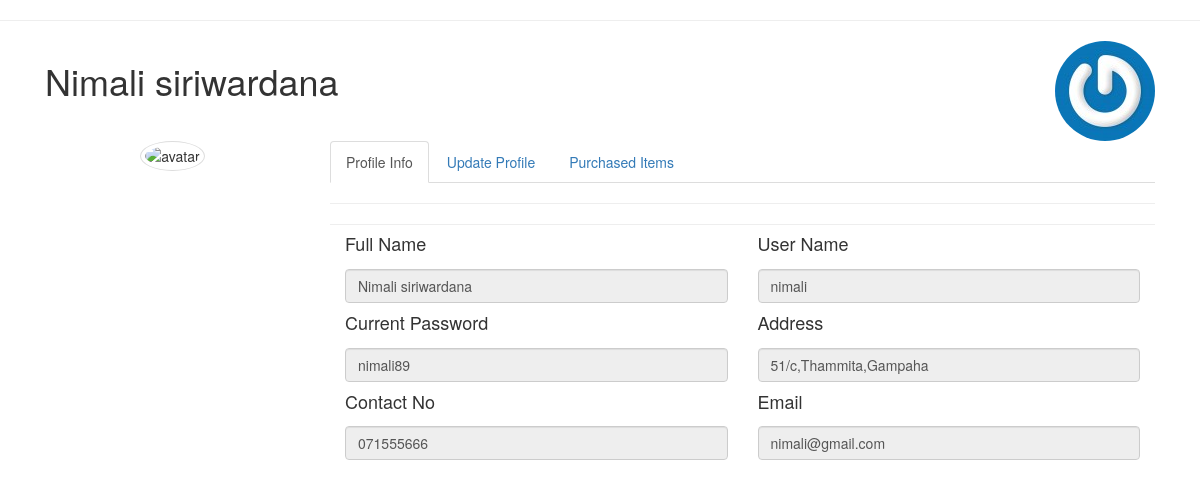
Screenshot of /customer_profile.php (signed in) with the database file from the repository.
### tables this page shows
CREATE TABLE `user` (
  `iduser` int(11) NOT NULL,
  `full_name` varchar(255) DEFAULT NULL,
  `User_name` varchar(45) NOT NULL,
  `Password` varchar(45) NOT NULL,
  `Address` varchar(45) NOT NULL,
  `Contact_no` varchar(45) NOT NULL,
  `email` varchar(45) NOT NULL,
  `image` varchar(255) DEFAULT NULL
);

### customer_profile.php (the view, shortened to what this page needs)
<link href="//maxcdn.bootstrapcdn.com/bootstrap/4.0.0/css/bootstrap.min.css" rel="stylesheet" id="bootstrap-css">
<head>
  <link rel="stylesheet" href="https://maxcdn.bootstrapcdn.com/bootstrap/3.3.7/css/bootstrap.min.css">
</head>
  <?php include("includes/DB.php") ?>
  <?php session_start();
  $session_id= 0;
  if (isset($_SESSION['iduser'])) {
    $session_id= $_SESSION['iduser'];
  }
  $full_name = "";
  $user_name = "";
  $password = "";
  $address = "";
  $con_no = "";
  $email = "";
  $result = mysqli_query($conn, "SELECT * FROM user WHERE iduser = '$session_id' ");
  while ($row = mysqli_fetch_array($result)) {
    $full_name = $row['full_name'];
    $user_name = $row['User_name'];
    $password = $row['Password'];
    $address = $row['Address'];
    $con_no = $row['Contact_no'];
    $email = $row['email'];
      }
    ?>
<hr>
<div class="container bootstrap snippet">
    <div class="row">
  		<div class="col-sm-10"><h1><?php echo $full_name; ?></h1></div>
    	<div class="col-sm-2"><a href="includes/logout.php" class="pull-right"><img title="Log Out" class="img-circle img-responsive" src="images/home/logout.jpg"></a></div>
    </div>
    <div class="row">
  		<div class="col-sm-3">
      <div class="text-center">
        <img src="http://ssl.gstatic.com/accounts/ui/avatar_2x.png" class="avatar img-circle img-thumbnail" alt="avatar">
    </div></hr><br>
        </div>
    	<div class="col-sm-9">
            <ul class="nav nav-tabs">
                <li class="active"><a data-toggle="tab" href="#home">Profile Info</a></li>
                <li><a data-toggle="tab" href="#update">Update Profile</a></li>
				        <li><a data-toggle="tab" href="#puchased">Purchased Items</a></li>
              </ul>
          <div class="tab-content">
            <div class="tab-pane active" id="home">
                <hr>
                  <form class="form" action="##" method="post" id="registrationForm">
                      <div class="form-group">
                          <div class="col-xs-6">
                              <label for="first_name"><h4>Full Name</h4></label>
                              <input type="text" class="form-control" name="full_name" id="first_name" value="<?php echo "$full_name"; ?>" placeholder="Full Name" title="enter your first name if any." disabled>
                          </div>
                      </div>
                      <div class="form-group">
                          <div class="col-xs-6">
                            <label for="last_name"><h4>User Name</h4></label>
                              <input type="text" class="form-control" name="user_name" id="last_name" value="<?php echo "$user_name"; ?>" placeholder="User Name" title="enter your last name if any." disabled>
                          </div>
                      </div>
                      <div class="form-group">
                          <div class="col-xs-6">
                              <label for="phone"><h4>Current Password</h4></label>
                              <input type="text" class="form-control" name="phone" id="phone" value="<?php echo "$password"; ?>" placeholder="enter phone" title="enter your phone number if any." disabled>
                          </div>
                      </div>
                      <div class="form-group">
                          <div class="col-xs-6">
                             <label for="mobile"><h4>Address</h4></label>
                              <input type="text" class="form-control" name="mobile" id="mobile" value="<?php echo "$address"; ?>" placeholder="enter mobile number" title="enter your mobile number if any." disabled>
                          </div>
                      </div>
                      <div class="form-group">
                          <div class="col-xs-6">
                              <label for="email"><h4>Contact No</h4></label>
                              <input type="email" class="form-control" name="email" id="email" value="<?php echo "$con_no"; ?>" placeholder="you@email.com" title="enter your email." disabled>
                          </div>
                      </div>
                     <div class="form-group">
                          <div class="col-xs-6">
                              <label for="email"><h4>Email</h4></label>
                              <input type="email" class="form-control" id="location" value="<?php echo "$email"; ?>" placeholder="somewhere" title="enter a location" disabled>
                          </div>
                      </div>
                    </form>
              <hr>
             </div>
              </div>
          </div>
        </div>
    </div>

### rows the page displays
user: full_name "Nimali siriwardana", user_name "nimali", phone "nimali89", mobile "51/c,Thammita,Gampaha", email "071555666", email "nimali@gmail.com"
